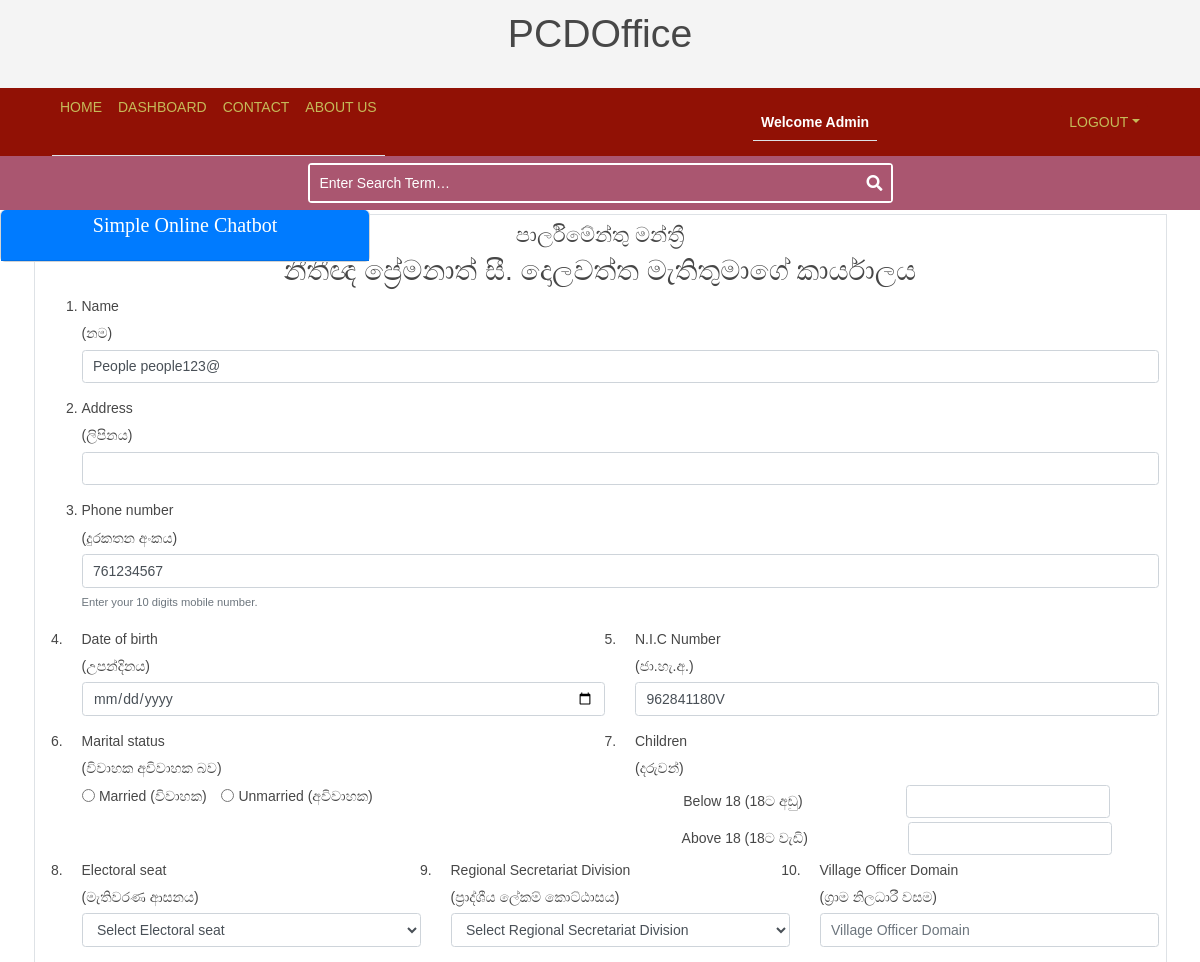
Page /online_application.php (signed in, upper part) on the earlier database version.
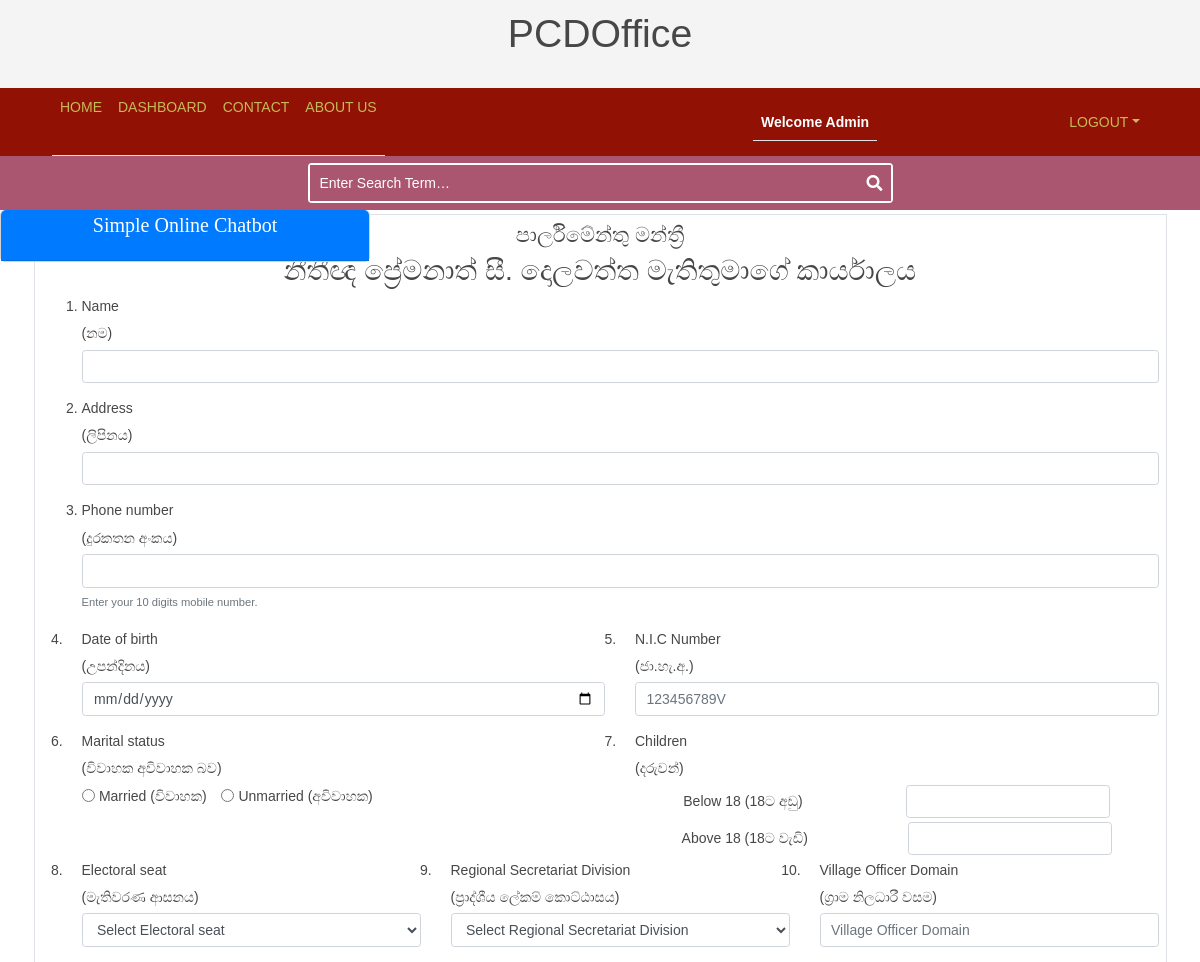
Same page on the later database version.
### tables this page shows
CREATE TABLE `people` (
  `peopleId` int(11) NOT NULL,
  `firstname` varchar(50) NOT NULL,
  `lastname` varchar(50) NOT NULL,
  `username` varchar(50) NOT NULL,
  `email` varchar(50) NOT NULL,
  `contact` varchar(11) NOT NULL,
  `nic` varchar(200) NOT NULL,
  `address` varchar(200) NOT NULL,
  `password` varchar(50) NOT NULL,
  `electoralseat` varchar(200) NOT NULL,
  `date` datetime NOT NULL DEFAULT current_timestamp()
);

### online_application.php (the view, shortened to what the changed rows need)
<?php
include 'support/header.php';
$id = $_SESSION['USER_ID'];
$sql = "SELECT nic,contact,address,electoralseat,firstName,lastName FROM people WHERE peopleId = '$id'";
$result = mysqli_query($conn, $sql);
$user = mysqli_fetch_assoc($result);
?>
<div class="container p-1">
    <div class="border p-2">
        <div class="text-center">
            <h2 class="h2">නීතීඥ ප්‍රේමනාත් සී. දොලවත්ත මැතිතුමාගේ කාර්යාලය</h2>
        </div>
        <form action="php/online_application_add.php" method="POST" class="needs-validation" novalidate>
            <ol>
                <li>
                    <div class="form-group">
                        <label for="name">Name</label>
                        <label for="name">(නම)</label>
                        <input type="text" name="name" id="name" class="form-control" value="<?php echo  $user['firstName'] . " " . $user['lastName'] ?>" required>
                    </div>
                </li>
                <li>
                    <div class="form-group">
                        <label for="contact">Phone number</label>
                        <label for="contact">(දුරකතන අංකය)</label>
                        <input type="text" name="contact" minlength="10" maxlength="10" pattern="[0-9]{10}" id="contact" value="<?php echo  $user['contact'] ?>" class="form-control">
                        <small id="info" class="form-text text-muted">Enter your 10 digits mobile number.</small>
                    </div>
                </li>
                <div class="row">
                    <li class="col-md-6">
                        <div class="form-group">
                            <label for="nic">N.I.C Number</label>
                            <label for="nic">(ජා.හැ.අ.)</label>
                            <input type="text" name="nic" maxlength='10' minlength='10' pattern='[0-9]{9}[A-Z|a-z]{1}' id="nic" class="form-control" value="<?php echo  $user['nic'] ?>" placeholder="123456789V" required>
                        </div>
                    </li>
                </div>
            </ol>
        </form>
    </div>
</div>
<?php
include 'support/footer.php';
?>

Differences in the rows shown:
removed people: name "People people123@", contact "761234567", nic "962841180V"
